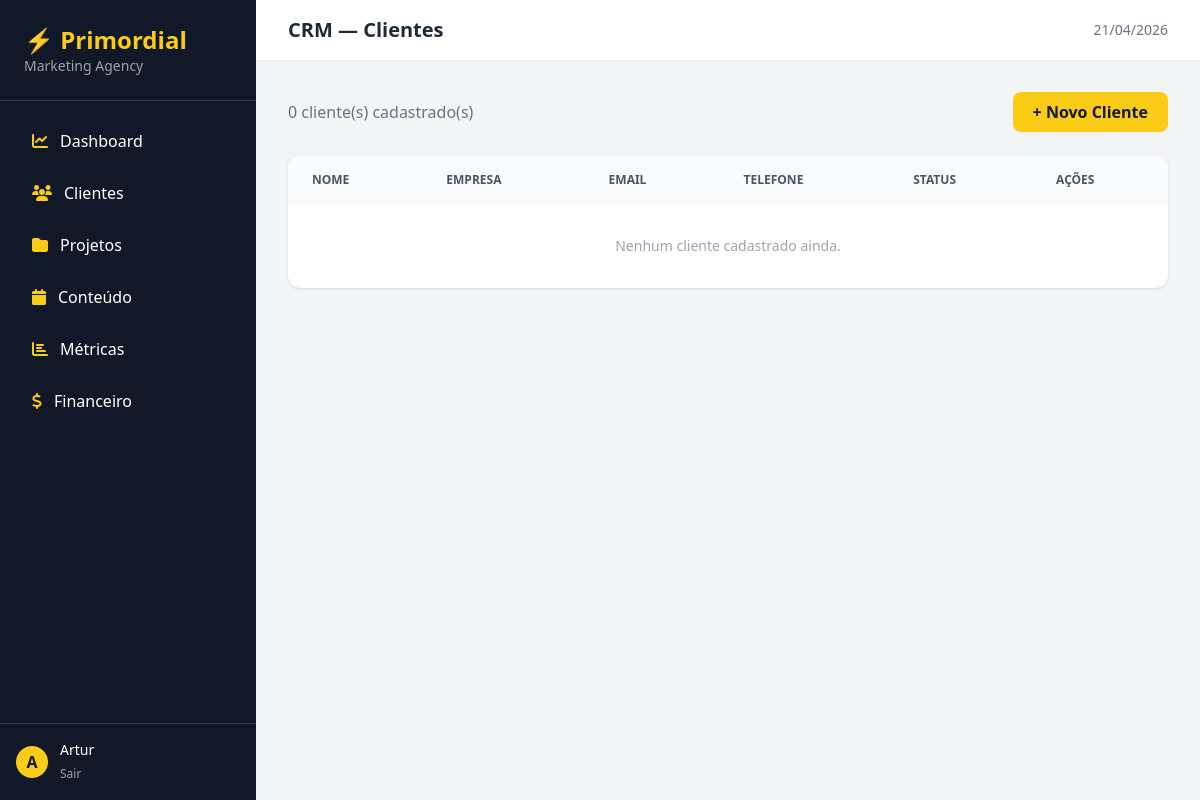
/crm/ (signed in), run on an earlier commit of the app's database.
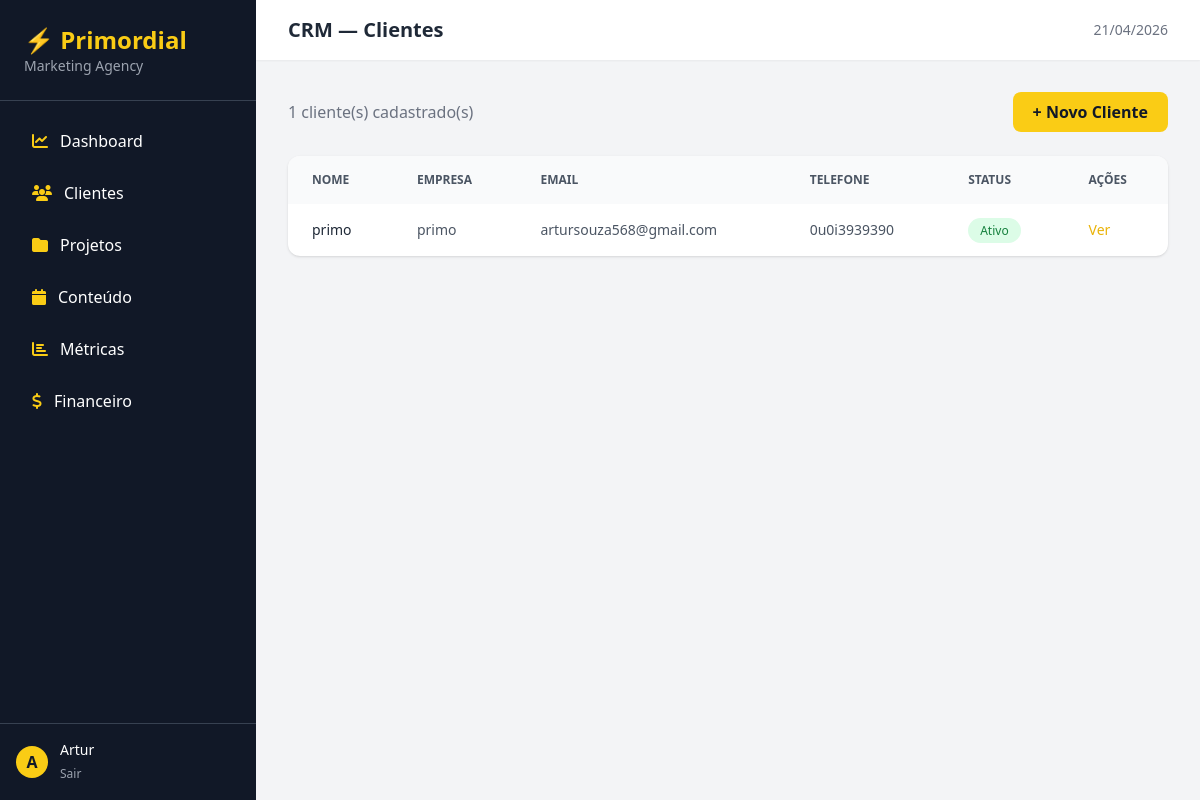
And on a later commit of the database.
### crm/models.py (models this page shows, shortened)
class Cliente(models.Model):
    STATUS_CHOICES = [
        ('lead', 'Lead'),
        ('prospecto', 'Prospecto'),
        ('ativo', 'Ativo'),
        ('inativo', 'Inativo'),
    ]
    nome = models.CharField(max_length=200)
    empresa = models.CharField(max_length=200, blank=True)
    email = models.EmailField()
    telefone = models.CharField(max_length=20, blank=True)
    status = models.CharField(max_length=20, choices=STATUS_CHOICES, default='lead')
    data_entrada = models.DateTimeField(auto_now_add=True)
    observacoes = models.TextField(blank=True)

### crm/views.py (the view)
# urls.py: path('', views.lista_clientes, name='lista_clientes'),
@login_required
def lista_clientes(request):
    clientes = Cliente.objects.all().order_by('-data_entrada')
    return render(request, 'crm/lista_clientes.html', {'clientes': clientes})

### templates/crm/lista_clientes.html (shortened to what this page needs)
{% extends 'base/base.html' %}
{% block page_title %}CRM — Clientes{% endblock %}
{% block content %}
<div class="flex justify-between items-center mb-6">
    <p class="text-gray-500">{{ clientes.count }} cliente(s) cadastrado(s)</p>
    <a href="{% url 'novo_cliente' %}" class="bg-yellow-400 text-gray-900 font-bold px-5 py-2 rounded-lg hover:bg-yellow-500 transition">
        + Novo Cliente
    </a>
</div>
<div class="bg-white rounded-xl shadow overflow-hidden">
    <table class="w-full text-sm">
        <thead class="bg-gray-50 text-gray-600 uppercase text-xs">
            <tr>
                <th class="px-6 py-4 text-left">Nome</th>
                <th class="px-6 py-4 text-left">Empresa</th>
                <th class="px-6 py-4 text-left">Email</th>
                <th class="px-6 py-4 text-left">Telefone</th>
                <th class="px-6 py-4 text-left">Status</th>
                <th class="px-6 py-4 text-left">Ações</th>
            </tr>
        </thead>
        <tbody class="divide-y divide-gray-100">
            {% for cliente in clientes %}
            <tr class="hover:bg-gray-50 transition">
                <td class="px-6 py-4 font-medium text-gray-800">{{ cliente.nome }}</td>
                <td class="px-6 py-4 text-gray-600">{{ cliente.empresa }}</td>
                <td class="px-6 py-4 text-gray-600">{{ cliente.email }}</td>
                <td class="px-6 py-4 text-gray-600">{{ cliente.telefone }}</td>
                <td class="px-6 py-4">
                    <span class="px-3 py-1 rounded-full text-xs font-medium
                        {% if cliente.status == 'ativo' %}bg-green-100 text-green-700
                        {% elif cliente.status == 'lead' %}bg-yellow-100 text-yellow-700
                        {% elif cliente.status == 'prospecto' %}bg-blue-100 text-blue-700
                        {% else %}bg-gray-100 text-gray-700{% endif %}">
                        {{ cliente.get_status_display }}
                    </span>
                </td>
                <td class="px-6 py-4">
                    <a href="{% url 'detalhe_cliente' cliente.pk %}" class="text-yellow-500 hover:text-yellow-700 font-medium">Ver</a>
                </td>
            </tr>
            {% empty %}
            <tr>
                <td colspan="6" class="px-6 py-8 text-center text-gray-400">Nenhum cliente cadastrado ainda.</td>
            </tr>
            {% endfor %}
        </tbody>
    </table>
</div>
{% endblock %}

What changed in the data, as far as the page shows it:
added Cliente: nome "primo", empresa "primo", email "artursouza568@gmail.com", telefone "0u0i3939390", status "Ativo"
Also different on the page:
{{ clientes.count }}: "0" → "1"
text no longer shown: "Nenhum cliente cadastrado ainda."
